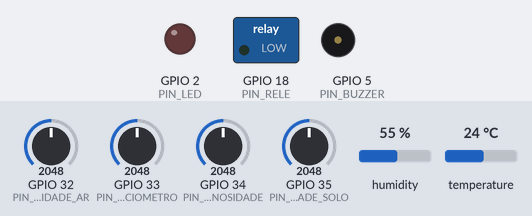
A program run on a simulated ESP32. On the bench: switched loads named in the program (green lamp = pin HIGH), output pins drawn as LEDs (lit = HIGH), buzzer (waves = sounding, pin HIGH). The inputs (shaded band) are chosen by the test bench; at power-on: humidity 55 %, GPIO 32 (PIN_QUALIDADE_AR) = 2048, GPIO 33 (PIN_POTENCIOMETRO) = 2048, GPIO 34 (PIN_LUMINOSIDADE) = 2048, GPIO 35 (PIN_UMIDADE_SOLO) = 2048, temperature 24 °C. WiFi joins after 1.5 s; servers stay silent unless stated; what the program prints to the serial monitor is not drawn.

Above: at 2.7 s.
2.8 s: humidity set to 31 %
5.5 s: humidity set to 28 %
At 6.1 s:
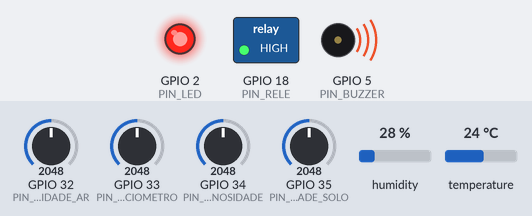
8.2 s: humidity set to 40 %
At 10.7 s:
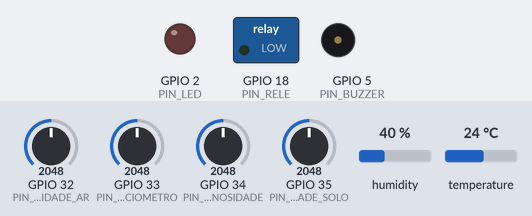
11.0 s: humidity set to 22 %
At 12.5 s:
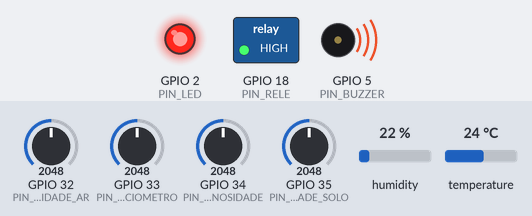
Timing chart, 0 to 14.0 s (numbered marks = the images above; inputs shaded):
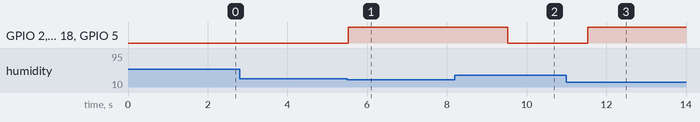

The program:

main.cpp
```cpp
#include <Arduino.h>
#include <DHT.h>
#include <HTTPClient.h>
#include <WiFi.h>

const char* WIFI_SSID = "Wokwi-GUEST";
const char* WIFI_PASSWORD = "";
const char* THINGSPEAK_API_KEY = "SUA_API_KEY_AQUI";
const char* THINGSPEAK_URL = "http://api.thingspeak.com/update";

#define DHT_PIN 4
#define DHT_TYPE DHT22
#define PIN_LUMINOSIDADE 34
#define PIN_UMIDADE_SOLO 35
#define PIN_QUALIDADE_AR 32
#define PIN_POTENCIOMETRO 33
#define PIN_LED 2
#define PIN_BUZZER 5
#define PIN_RELE 18

DHT dht(DHT_PIN, DHT_TYPE);
const unsigned long INTERVALO_ENVIO = 15000;
unsigned long ultimoEnvio = 0;

void conectarWiFi() {
    WiFi.begin(WIFI_SSID, WIFI_PASSWORD);
    const unsigned long inicio = millis();
    while (WiFi.status() != WL_CONNECTED && millis() - inicio < 15000) {
        delay(500);
        Serial.print(".");
    }
    Serial.println(WiFi.status() == WL_CONNECTED ? "\nWi-Fi conectado." : "\nFalha ao conectar ao Wi-Fi.");
}

void acionarAlerta(bool alerta) {
    digitalWrite(PIN_LED, alerta ? HIGH : LOW);
    digitalWrite(PIN_BUZZER, alerta ? HIGH : LOW);
    digitalWrite(PIN_RELE, alerta ? HIGH : LOW);
}

void enviarDados(float temperatura, float umidade, int luminosidade,
                  int umidadeSolo, int qualidadeAr, int variavelSimulada) {
    if (WiFi.status() != WL_CONNECTED || String(THINGSPEAK_API_KEY) == "SUA_API_KEY_AQUI") {
        Serial.println("Envio ignorado: Wi-Fi ou chave ThingSpeak não configurados.");
        return;
    }
    String url = String(THINGSPEAK_URL) + "?api_key=" + THINGSPEAK_API_KEY +
                 "&field1=" + String(temperatura) + "&field2=" + String(umidade) +
                 "&field3=" + String(luminosidade) + "&field4=" + String(umidadeSolo) +
                 "&field5=" + String(qualidadeAr) + "&field6=" + String(variavelSimulada);
    HTTPClient http;
    http.begin(url);
    Serial.printf("ThingSpeak HTTP: %d\n", http.GET());
    http.end();
}

void setup() {
    Serial.begin(115200);
    dht.begin();
    pinMode(PIN_LED, OUTPUT);
    pinMode(PIN_BUZZER, OUTPUT);
    pinMode(PIN_RELE, OUTPUT);
    acionarAlerta(false);
    conectarWiFi();
}

void loop() {
    const float temperatura = dht.readTemperature();
    const float umidade = dht.readHumidity();
    if (isnan(temperatura) || isnan(umidade)) {
        Serial.println("Falha na leitura do DHT22.");
        delay(2000);
        return;
    }
    const int luminosidade = analogRead(PIN_LUMINOSIDADE);
    const int umidadeSolo = analogRead(PIN_UMIDADE_SOLO);
    const int qualidadeAr = analogRead(PIN_QUALIDADE_AR);
    const int variavelSimulada = analogRead(PIN_POTENCIOMETRO);
    acionarAlerta(temperatura > 35 || umidade < 30 || qualidadeAr > 3000 || umidadeSolo < 1000);

    Serial.printf("Temp: %.1f C | Umidade: %.1f %% | Luz: %d | Solo: %d | Ar: %d\n",
                  temperatura, umidade, luminosidade, umidadeSolo, qualidadeAr);
    if (millis() - ultimoEnvio >= INTERVALO_ENVIO) {
        enviarDados(temperatura, umidade, luminosidade, umidadeSolo, qualidadeAr, variavelSimulada);
        ultimoEnvio = millis();
    }
    delay(2000);
}
```

Measured:
- the behaviour switches between 30 and 29 % on humidity (found by bisection; images 0 and 1)
- after the input at 2.8 s, every drawn part: stays the same
- after the input at 5.5 s, GPIO 2 (PIN_LED), GPIO 18 (PIN_RELE), GPIO 5 (PIN_BUZZER): LOW → HIGH at once
- after the input at 8.2 s, GPIO 2 (PIN_LED), GPIO 18 (PIN_RELE), GPIO 5 (PIN_BUZZER): HIGH → LOW after 1.3 s
- after the input at 11.0 s, GPIO 2 (PIN_LED), GPIO 18 (PIN_RELE), GPIO 5 (PIN_BUZZER): LOW → HIGH after 0.54 s
